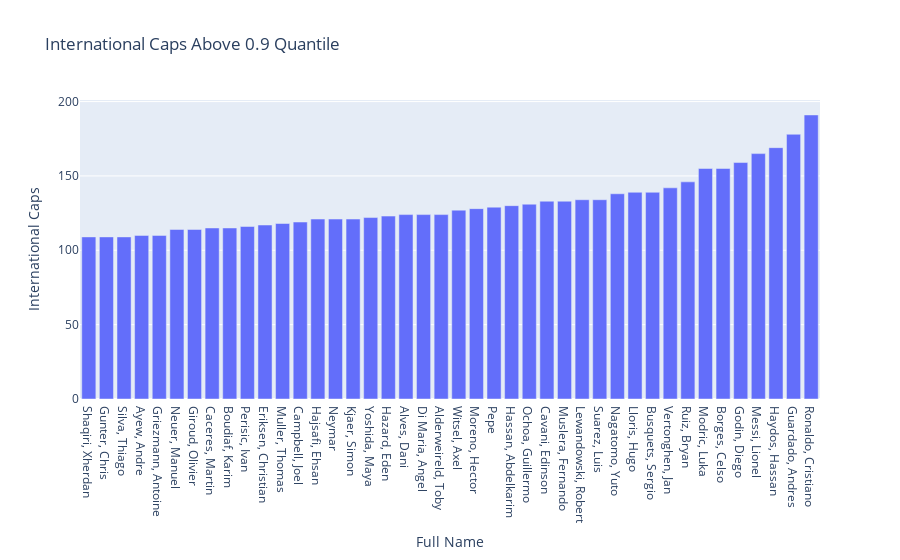

Write notebook code for a chart like this one.
### Markdown cell above
## International Statistics

### Code cell
# International Caps
caps = data["International Caps"]
quantiles = np.quantile(caps, [0, 0.1, 0.15, 0.2, 0.25, 0.3, 0.35, 0.4, 0.45, 0.5, 0.55, 0.6, 0.65 ,0.7, 0.75, 0.8, 0.85, 0.9, 0.95, 1])
# print(quantiles)
print(len(quantiles))
# Plotting International Caps
print(quantiles[18])
fig_plt = px.bar(data.loc[data["International Caps"] >= quantiles[18], :].sort_values("International Caps"), x="Full Name", y="International Caps", hover_name="Full Name", hover_data=["Age","Position", "Nationality", "International Caps", "International Goals", "Club", "League"], title="International Caps Above 0.9 Quantile")
fig_plt.show()

### Figure 1 — Plotly figure (JSON) as saved in the notebook; plotly's stock layout.template omitted (floating-point values rounded to 4 significant figures; data arrays with more than 128 entries replaced by an {"elided": "..."} marker saying what was removed)
{"data": [{"alignmentgroup": "True", "customdata": {"elided": "42x6 mixed values"}, "hovertemplate": "<b>%{hovertext}</b><br><br>Full Name=%{x}<br>International Caps=%{y}<br>Age=%{customdata[0]}<br>Position=%{customdata[1]}<br>Nationality=%{customdata[2]}<br>International Goals=%{customdata[3]}<br>Club=%{customdata[4]}<br>League=%{customdata[5]}<extra></extra>", "hovertext": ["Shaqiri, Xherdan", "Gunter, Chris", "Silva, Thiago", "Ayew, Andre", "Griezmann, Antoine", "Neuer, Manuel", "Giroud, Olivier", "Caceres, Martin", "Boudiaf, Karim", "Perisic, Ivan", "Eriksen, Christian", "Muller, Thomas", "Campbell, Joel", "Hajsafi, Ehsan", "Neymar", "Kjaer, Simon", "Yoshida, Maya", "Hazard, Eden", "Alves, Dani", "Di Maria, Angel", "Alderweireld, Toby", "Witsel, Axel", "Moreno, Hector", "Pepe", "Hassan, Abdelkarim", "Ochoa, Guillermo", "Cavani, Edinson", "Muslera, Fernando", "Lewandowski, Robert", "Suarez, Luis", "Nagatomo, Yuto", "Lloris, Hugo", "Busquets, Sergio", "Vertonghen, Jan", "Ruiz, Bryan", "Modric, Luka", "Borges, Celso", "Godin, Diego", "Messi, Lionel", "Haydos, Hassan", "Guardado, Andres", "Ronaldo, Cristiano"], "legendgroup": "", "marker": {"color": "#636efa", "pattern": {"shape": ""}}, "name": "", "offsetgroup": "", "orientation": "v", "showlegend": false, "textposition": "auto", "type": "bar", "x": ["Shaqiri, Xherdan", "Gunter, Chris", "Silva, Thiago", "Ayew, Andre", "Griezmann, Antoine", "Neuer, Manuel", "Giroud, Olivier", "Caceres, Martin", "Boudiaf, Karim", "Perisic, Ivan", "Eriksen, Christian", "Muller, Thomas", "Campbell, Joel", "Hajsafi, Ehsan", "Neymar", "Kjaer, Simon", "Yoshida, Maya", "Hazard, Eden", "Alves, Dani", "Di Maria, Angel", "Alderweireld, Toby", "Witsel, Axel", "Moreno, Hector", "Pepe", "Hassan, Abdelkarim", "Ochoa, Guillermo", "Cavani, Edinson", "Muslera, Fernando", "Lewandowski, Robert", "Suarez, Luis", "Nagatomo, Yuto", "Lloris, Hugo", "Busquets, Sergio", "Vertonghen, Jan", "Ruiz, Bryan", "Modric, Luka", "Borges, Celso", "Godin, Diego", "Messi, Lionel", "Haydos, Hassan", "Guardado, Andres", "Ronaldo, Cristiano"], "xaxis": "x", "y": [109, 109, 109, 110, 110, 114, 114, 115, 115, 116, 117, 118, 119, 121, 121, 121, 122, 123, 124, 124, 124, 127, 128, 129, 130, 131, 133, 133, 134, 134, 138, 139, 139, 142, 146, 155, 155, 159, 165, 169, 178, 191], "yaxis": "y"}], "layout": {"barmode": "relative", "legend": {"tracegroupgap": 0}, "title": {"text": "International Caps Above 0.9 Quantile"}, "xaxis": {"anchor": "y", "domain": [0, 1], "title": {"text": "Full Name"}}, "yaxis": {"anchor": "x", "domain": [0, 1], "title": {"text": "International Caps"}}}}
